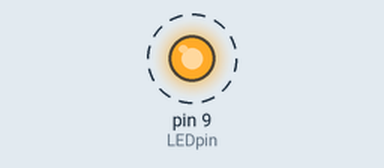
Recording of a sketch running on a simulated Arduino Uno, built with avr-gcc and run on an emulated ATmega328P. On the bench: output pins drawn as LEDs (lit = HIGH). Dashed ring = blinking.

Above: at 0.12 s.
Timing chart, 0 to 3.0 s (numbered marks = the images above):
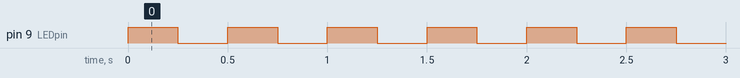

Measured:
- by itself, pin 9 (LEDpin): alternates HIGH for 0.25 s and LOW for 0.25 s

The sketch:

UnoISP84.ino
```cpp
/*
UnoISP84.ino Original Sketch
Author: D. Dubins
Date: 14-Oct-21
Links: https://www.instructables.com/How-to-Program-an-Attiny85-From-an-Arduino-Uno/
Description: This program uploads a blink sketch to an ATtiny84 chip, using the Arduino Uno R3 as a programmer.

Arduino Uno to ATtiny84:
-----------------------
+5V -- physical Pin 1 (Vcc)
Pin 13 -- physical Pin 9 (SCK)
Pin 12 -- physical Pin 8 (MISO)
Pin 11 -- physical Pin 7 (MOSI)
Pin 10 -- physical Pin 4 (RST)
GND -- physical Pin 14 (GND)
If you are burning the bootloader of the ATtiny84 for use with an external crystal oscillator:
XTAL1 - physical pin 2
XTAL2 - physical pin 3

Optional: On the Uno, wire a 10uF capacitor between GND and RES (prevents Uno from resetting).
The capacitor isn't needed for this sketch to work.

   The following are the ATtiny84 pins by function:
   ------------------------------------------------
   Pin 1: Vcc (1.8-5.5V)
   Pin 2: 10/XTAL1/PCINT8/PB0
   Pin 3: 9/XTAL2/PCINT9/PB1
   Pin 4: dW/RESET/PCINT11/PB3
   Pin 5: PWM/OC0A/CKOUT/8/INT0/PCINT10/PB2
   Pin 6: PWM/ICP/OC0B/7/A7/ADC7/PCINT7/PA7
   Pin 7: PWM/MOSI/SDA/OC1A/6/A6/ADC6/PCINT6/PA6

   Pin 8: PWM/D0/OC1B/MISO/5/A5/ADC5/PCINT5/PA5
   Pin 9: T1/SCL/SCK/4/A4/ADC4/PCINT4/PA4
   Pin 10: 3/A3/ADC3/PCINT3/PA3
   Pin 11: 2/A2/ADC2/PCINT2/PA2
   Pin 12: 1/A1/ADC1/PCINT1/PA1
   Pin 13: AREF/0/A0/ADC0/PCINT0/PA0
   Pin 14: GND

Wire an LED to physical pin 3 (PB1, digital pin 9) of ATtiny84:
ATtiny84 Physical Pin 3 -- LED -- 1K resistor -- GND

To set up the Arduino IDE to support ATtiny MCUs: (only need to do this once)
-------------------------------------------------
File --> Preferences
Under "Additional Boards Manager URLs" enter the following web address:
https://raw.githubusercontent.com/damellis/attiny/ide-1.6.x-boards-manager/package_damellis_attiny_index.json

Click: Tools --> Board:"Arduino/Genuino Uno" --> Boards Manager
-Scroll down to attiny by David A. Mellis
-Select it, then click the "Install" button
-ATtiny should now appear on the Tools-->Board dropdown menu

To upload a sketch:
-------------------
Prepare the Uno as a programmer by uploading the example sketch ArduinoISP.ino to the Uno:
File --> Examples --> ArduinoISP

If you haven't burned a bootloader to the ATtiny84 (likely)
Tools --> Select Board --> ATtiny Microcontrollers --> ATtiny24/44/84
Tools --> Processor --> ATtiny84
Tools --> Clock --> Internal 8 MHz
Tools --> Port --> select the port for the Uno
Tools --> Programmer --> Arduino as ISP
Tools --> Burn Bootloader

If burning is successful, you are ready to upload this simple sketch to the ATtiny84 (the usual way), using the Upload button.
*/

#define LEDpin 9             // use digital pin 9 to light up LED (= physical pin 3 on the ATtiny84).

void setup(){
  pinMode(LEDpin,OUTPUT);    // set LEDpin to OUTPUT mode
}

void loop(){
  digitalWrite(LEDpin,HIGH); // flash LED wired to pin
  delay(250);
  digitalWrite(LEDpin, LOW);
  delay(250);
}
```
